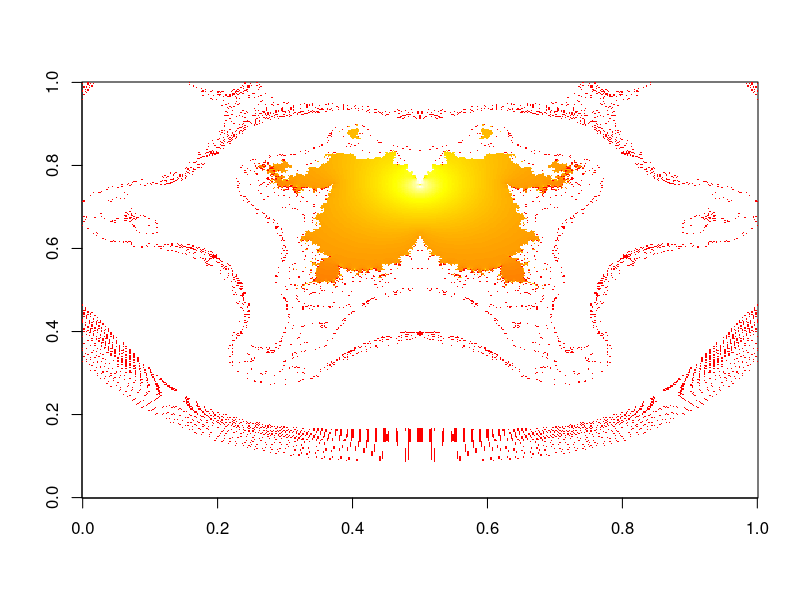

The R source for this figure:

# Based on https://en.wikipedia.org/wiki/R_%28programming_language%29
##########################################################
# Define the fractal function
fractal <- function(iters, dim, xlo, xhi, ylo, yhi) {
C <- complex( real=rep(seq(xlo,xhi, length.out=dim), each=dim ),
imag=rep(seq(ylo,yhi, length.out=dim), dim ) )
C <- array(C,c(dim,dim)) # reshape as square matrix of complex numbers
Z <- 0
for (k in 1:iters) {
Z <- Z^7+Z^6+Z^5+Z^4+Z^3+Z^2+Z+C
}
X <- array(0, c(dim,dim))
X <- exp(-abs(Z))
image(X,col=heat.colors(100))
}
##########################################################
##########################################################
# The main program starts here.
#
fractal(iters=20, dim=500, xlo=-1.8, xhi=0.6, ylo=-1.2, yhi=1.2)
